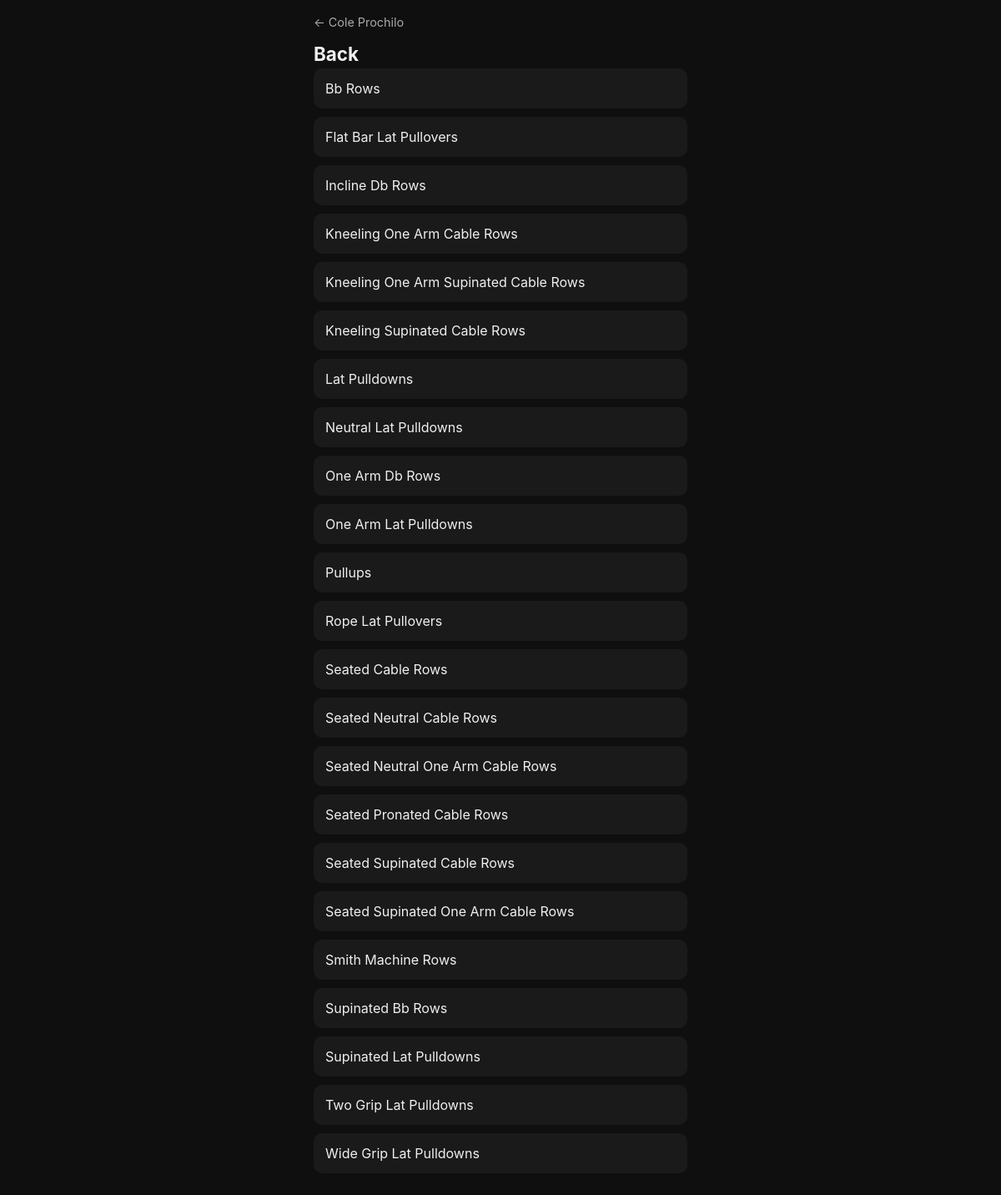
Page /user/1/muscle/back on the committed database.
### tables this page shows
CREATE TABLE users (
    user_id       INTEGER PRIMARY KEY AUTOINCREMENT,
    username      TEXT NOT NULL UNIQUE,
    password_hash TEXT NOT NULL,
    date_created  TEXT NOT NULL
);

CREATE TABLE exercises (
    exercise_id   INTEGER PRIMARY KEY AUTOINCREMENT,
    primary_name  TEXT NOT NULL UNIQUE,
    muscle_group  TEXT
);

### web_app.py (the view)
@app.route("/user/<int:user_id>/muscle/<group>")
def muscle_group(user_id, group):
    with get_conn() as conn:
        user = conn.execute("SELECT username FROM users WHERE user_id = ?", (user_id,)).fetchone()
        exercises = conn.execute(
            "SELECT exercise_id, primary_name FROM exercises WHERE muscle_group = ? ORDER BY primary_name",
            (group,)
        ).fetchall()
    return render_template("muscle_group.html", user_id=user_id, username=user[0],
                           group=group, exercises=exercises)

### db.py (called while the page is built)
def get_conn():
    conn = sqlite3.connect(DB_PATH)
    conn.execute("PRAGMA foreign_keys = ON")
    return conn

### templates/muscle_group.html
{% extends "base.html" %}
{% block content %}
<a class="back-link" href="{{ url_for('user_home', user_id=user_id) }}">← {{ username.title() }}</a>
<h1>{{ group.title() }}</h1>
{% for exercise_id, primary_name in exercises %}
<div class="card">
  <a href="{{ url_for('exercise_history', user_id=user_id, exercise_id=exercise_id) }}">{{ primary_name.title() }}</a>
</div>
{% endfor %}
{% endblock %}

### templates/base.html (style rules this page uses)
* { box-sizing: border-box; margin: 0; padding: 0; }
body { font-family: -apple-system, BlinkMacSystemFont, sans-serif; background: #0f0f0f; color: #f0f0f0; padding: 16px; max-width: 480px; margin: 0 auto; }
h1 { font-size: 1.4rem; margin-bottom: 4px; }
a { color: #4da6ff; text-decoration: none; }
.card { background: #1a1a1a; border-radius: 10px; padding: 14px; margin-bottom: 10px; }
.card a { display: block; font-size: 1rem; color: #f0f0f0; }
.back-link { display: inline-block; margin-bottom: 16px; font-size: 0.9rem; color: #aaa; }

### rows in the picture
users: title "Cole Prochilo"
exercises: title "Bb Rows"
exercises: title "Flat Bar Lat Pullovers"
exercises: title "Incline Db Rows"
exercises: title "Kneeling One Arm Cable Rows"
exercises: title "Kneeling One Arm Supinated Cable Rows"
exercises: title "Kneeling Supinated Cable Rows"
exercises: title "Lat Pulldowns"
exercises: title "Neutral Lat Pulldowns"
exercises: title "One Arm Db Rows"
exercises: title "One Arm Lat Pulldowns"
exercises: title "Pullups"
exercises: title "Rope Lat Pullovers"
exercises: title "Seated Cable Rows"
exercises: title "Seated Neutral Cable Rows"
exercises: title "Seated Neutral One Arm Cable Rows"
exercises: title "Seated Pronated Cable Rows"
exercises: title "Seated Supinated Cable Rows"
exercises: title "Seated Supinated One Arm Cable Rows"
exercises: title "Smith Machine Rows"
exercises: title "Supinated Bb Rows"
exercises: title "Supinated Lat Pulldowns"
exercises: title "Two Grip Lat Pulldowns"
exercises: title "Wide Grip Lat Pulldowns"

### other values in the picture
{{ group.title() }} "Back"
